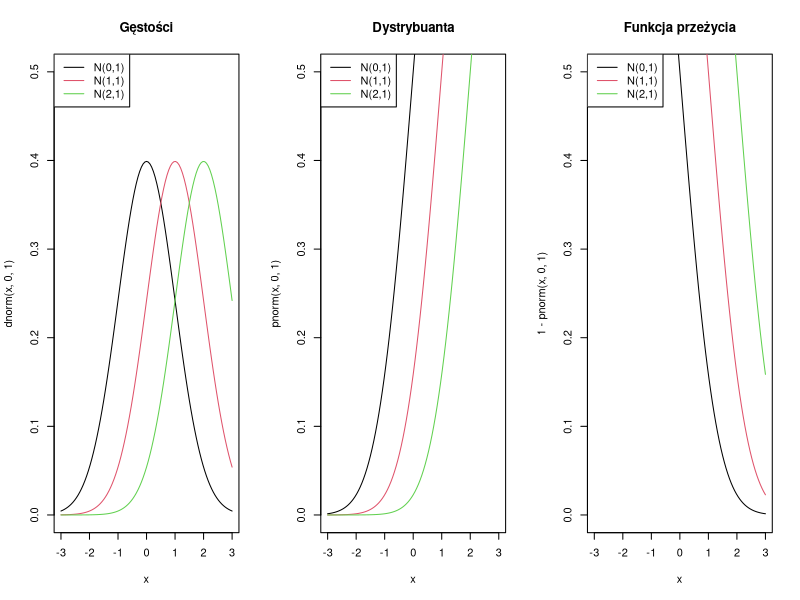
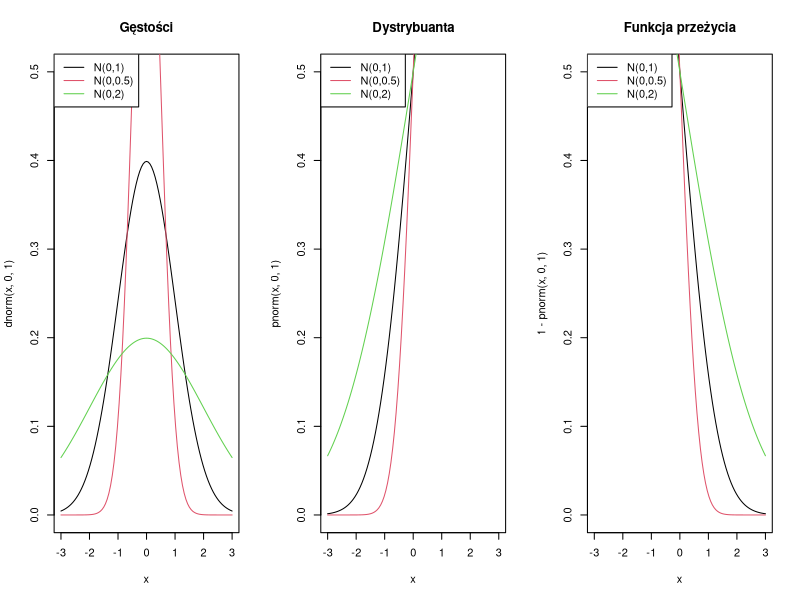
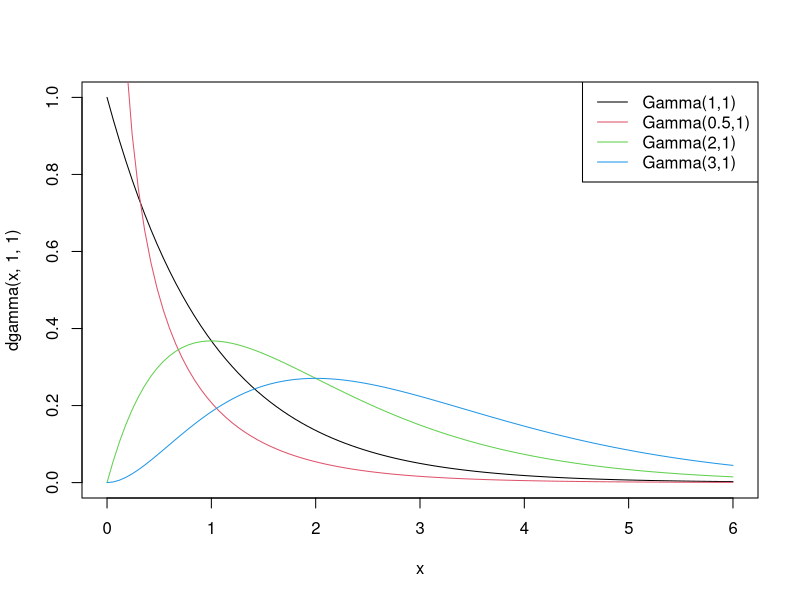
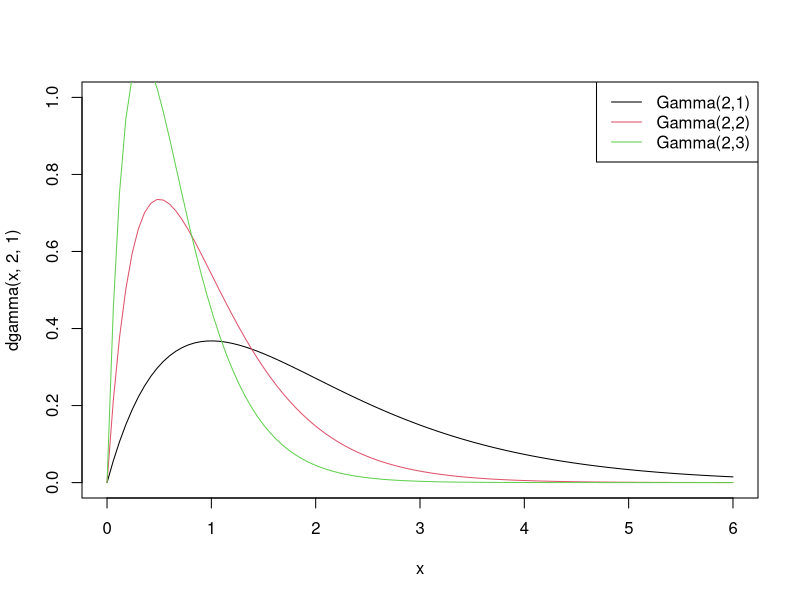
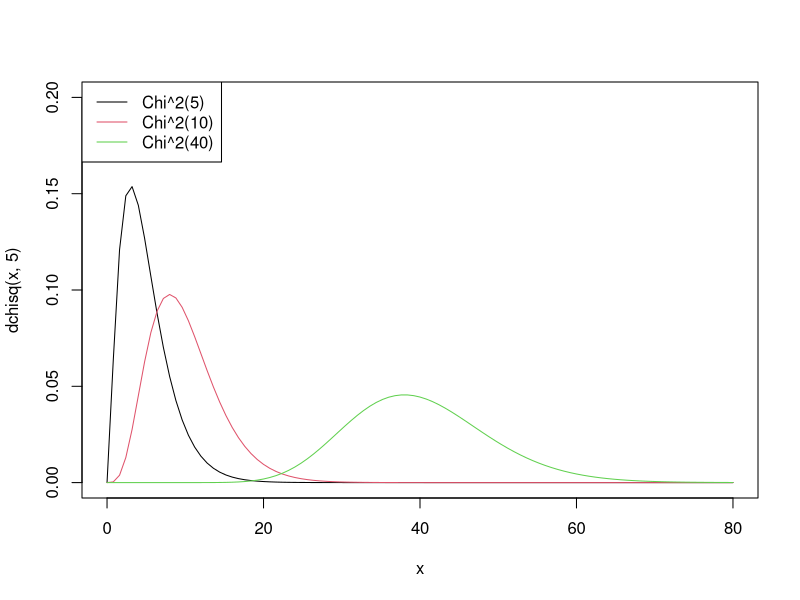
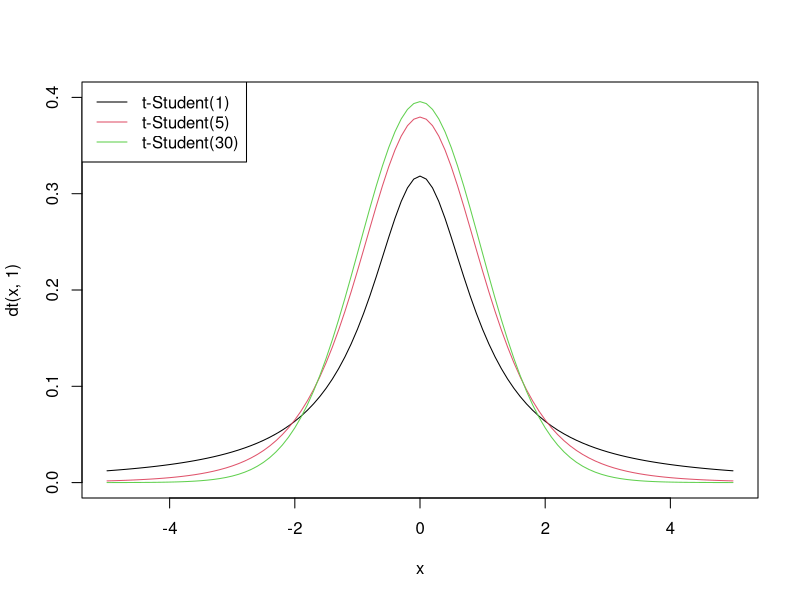
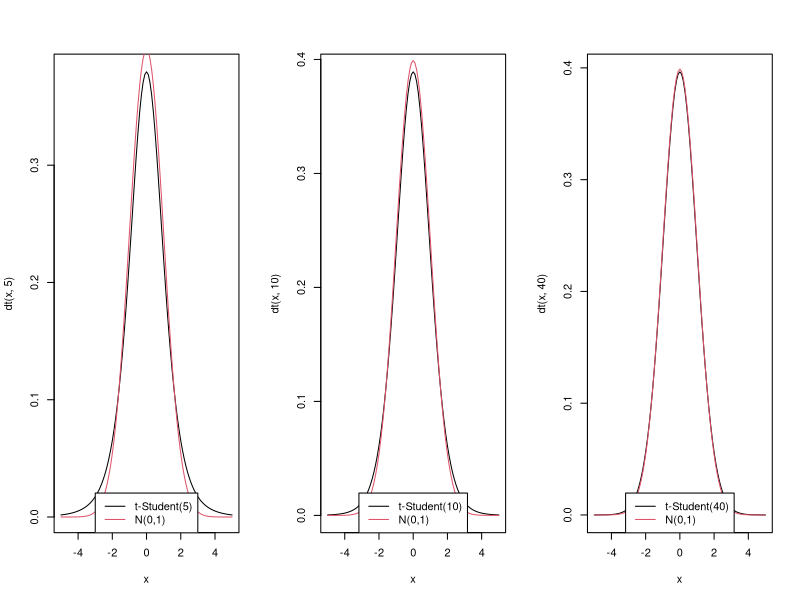
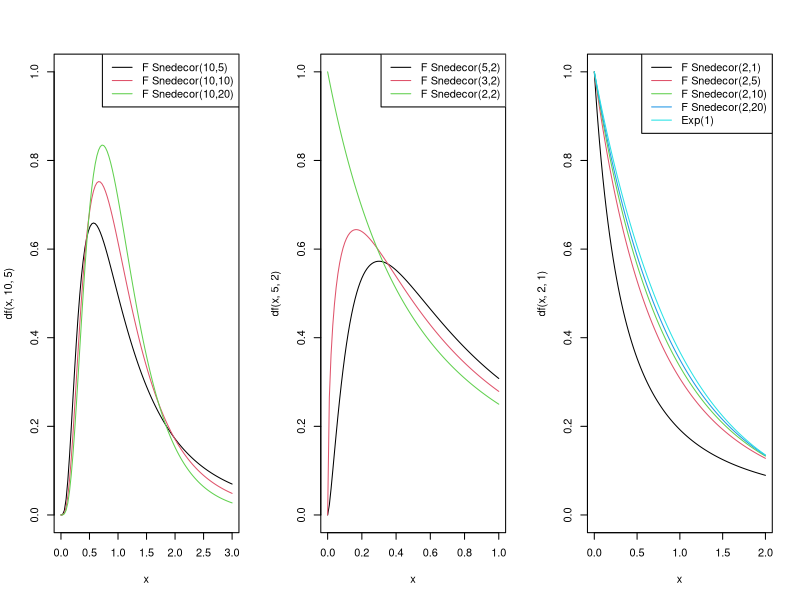

The R script that drew these images, in order:
###########################################
###       STATYSTYKA MATEMATYCZNA       ###
###           LABORATORIUM 1            ###
###########################################


# Cel: wybrane rozkłady prawdopodobieństwa --------------------------------

# nrom - rozkład normalny
# chisq - rozkład chi-kwadrat
# gamma - rozkład gamma
# exp - rozkład wykładniczy
# f - rozkład F-Snedecora

# d - gęstość f(x) lub rozkład prawdopodobieństwa P(X=x)
# p - dystrybuanta F(x) = P(X<=x)
# q - funkcja kwantylowa F^{1}(p)
# r - generowanie liczb pseudolosowych


# Zadanie 1 ---------------------------------------------------------------

# a) N(0, 1), N(1, 1), N(2, 1)

par(mfrow = c(1, 3))

# gęstość

#?curve
# curve can plot also an expression in the variable x

curve(dnorm(x, 0, 1), xlim = c(-3, 3), ylim = c(0, 0.5), col = 1)
curve(dnorm(x, 1, 1), xlim = c(-3, 3), col = 2, add = TRUE)
curve(dnorm(x, 2, 1), xlim = c(-3, 3), col = 3, add = TRUE)
legend("topleft", c("N(0,1)","N(1,1)", "N(2,1)"), lty=1, col=1:3, text.col=1)

title("Gęstości")


# dystrybuanta

curve(pnorm(x, 0, 1), xlim = c(-3, 3), ylim = c(0, 0.5), col = 1)
curve(pnorm(x, 1, 1), xlim = c(-3, 3), col = 2, add = TRUE)
curve(pnorm(x, 2, 1), xlim = c(-3, 3), col = 3, add = TRUE)
legend("topleft", c("N(0,1)","N(1,1)", "N(2,1)"), lty=1, col=1:3, text.col=1)

title("Dystrybuanta")


# funkcja przeżycia 

curve(1 - pnorm(x, 0, 1), xlim = c(-3, 3), ylim = c(0, 0.5), col = 1)
curve(1 - pnorm(x, 1, 1), xlim = c(-3, 3), col = 2, add = TRUE)
curve(1 - pnorm(x, 2, 1), xlim = c(-3, 3), col = 3, add = TRUE)
legend("topleft", c("N(0,1)","N(1,1)", "N(2,1)"), lty=1, col=1:3, text.col=1)

title("Funkcja przeżycia")


# b) N(0, 1), N(0, 0.5), N(0, 2)

par(mfrow = c(1, 3))

# gęstość

curve(dnorm(x, 0, 1), xlim = c(-3, 3), ylim = c(0, 0.5), col = 1)
curve(dnorm(x, 0, 0.5), xlim = c(-3, 3), col = 2, add = TRUE)
curve(dnorm(x, 0, 2), xlim = c(-3, 3), col = 3, add = TRUE)
legend("topleft", c("N(0,1)","N(0,0.5)", "N(0,2)"), lty=1, col=1:3, text.col=1)

title("Gęstości")


# dystrybuanta

curve(pnorm(x, 0, 1), xlim = c(-3, 3), ylim = c(0, 0.5), col = 1)
curve(pnorm(x, 0, 0.5), xlim = c(-3, 3), col = 2, add = TRUE)
curve(pnorm(x, 0, 2), xlim = c(-3, 3), col = 3, add = TRUE)
legend("topleft", c("N(0,1)","N(0,0.5)", "N(0,2)"), lty=1, col=1:3, text.col=1)

title("Dystrybuanta")


# funkcja przeżycia

curve(1 - pnorm(x, 0, 1), xlim = c(-3, 3), ylim = c(0, 0.5), col = 1)
curve(1 - pnorm(x, 0, 0.5), xlim = c(-3, 3), col = 2, add = TRUE)
curve(1 - pnorm(x, 0, 2), xlim = c(-3, 3), col = 3, add = TRUE)
legend("topleft", c("N(0,1)","N(0,0.5)", "N(0,2)"), lty=1, col=1:3, text.col=1)

title("Funkcja przeżycia")


# Zadanie 2 ---------------------------------------------------------------

pnorm(3, 0, 1) - pnorm(-3, 0, 1)


# Zadanie 3 ---------------------------------------------------------------

# a) 
pnorm(179, 173, 6)

# b)
pnorm(180, 173, 6) - pnorm(167, 173, 6)

# c)
1 - pnorm(181, 173, 6)

# d)
qnorm(0.6, 173, 6)


# Zadanie 4 ---------------------------------------------------------------

# a)
qnorm(0.95, 0, 1)

# b)
qnorm(0.975, 0, 1)

# c)
?qt
qt(0.95, 10)

# d)
qt(0.99, 20)

# e)
?qchisq
qchisq(0.9, 4)

# f)
qchisq(0.95, 10)

# g)
?qf
qf(0.95, 2, 10)

# h)
qf(0.99, 3, 18)


# Zadanie 5 ---------------------------------------------------------------

?dgamma

# a)

par(mfrow = c(1, 1))
curve(dgamma(x, 1, 1), xlim = c(0, 6), ylim = c(0, 1), col = 1)
curve(dgamma(x, 0.5, 1), xlim = c(0, 6), col = 2, add = TRUE)
curve(dgamma(x, 2, 1), xlim = c(0, 6), col = 3, add = TRUE)
curve(dgamma(x, 3, 1), xlim = c(0, 6), col = 4, add = TRUE)
legend("topright", c("Gamma(1,1)","Gamma(0.5,1)", "Gamma(2,1)", "Gamma(3,1)"), lty=1, col=1:4, text.col=1)


# b)

par(mfrow = c(1, 1))
curve(dgamma(x, 2, 1), xlim = c(0, 6), ylim = c(0, 1), col = 1)
curve(dgamma(x, 2, 2), xlim = c(0, 6), col = 2, add = TRUE)
curve(dgamma(x, 2, 3), xlim = c(0, 6), col = 3, add = TRUE)
legend("topright", c("Gamma(2,1)","Gamma(2,2)", "Gamma(2,3)"), lty=1, col=1:3, text.col=1)


# Zadanie 6 ---------------------------------------------------------------

?dchisq

# a)

par(mfrow = c(1, 1))
curve(dchisq(x, 5), xlim = c(0, 80), ylim = c(0, 0.2), col = 1)
curve(dchisq(x, 10), xlim = c(0, 80), col = 2, add = TRUE)
curve(dchisq(x, 40), xlim = c(0, 80), col = 3, add = TRUE)
legend("topleft", c("Chi^2(5)","Chi^2(10)", "Chi^2(40)"), lty=1, col=1:3, text.col=1)

# b)


# Zadanie 7 ---------------------------------------------------------------

par(mfrow = c(1, 1))
curve(dt(x, 1), xlim = c(-5, 5), ylim = c(0, 0.4), col = 1)
curve(dt(x, 5), col = 2, add = TRUE)
curve(dt(x, 30), col = 3, add = TRUE)
legend("topleft", c("t-Student(1)","t-Student(5)", "t-Student(30)"), lty=1, col=1:3, text.col=1)


par(mfrow = c(1, 3))

curve(dt(x, 5), xlim = c(-5, 5), col = 1)
curve(dnorm(x, 0, 1), xlim = c(-5, 5), col = 2, add = TRUE)
legend("bottom", c("t-Student(5)", "N(0,1)"), lty = 1, col = 1:2, text.col = 1)

curve(dt(x, 10), xlim = c(-5, 5), col = 1)
curve(dnorm(x, 0, 1), xlim = c(-5, 5), col = 2, add = TRUE)
legend("bottom", c("t-Student(10)", "N(0,1)"), lty = 1, col = 1:2, text.col = 1)

curve(dt(x, 40), xlim = c(-5, 5), col = 1)
curve(dnorm(x, 0, 1), xlim = c(-5, 5), col = 2, add = TRUE)
legend("bottom", c("t-Student(40)", "N(0,1)"), lty = 1, col = 1:2, text.col = 1)



# Zadanie 8 ---------------------------------------------------------------

par(mfrow = c(1, 3))

# a)
curve(df(x, 10, 5), ylim = c(0, 1), xlim = c(0, 3), col = 1)
curve(df(x, 10, 10), col = 2, add = TRUE)
curve(df(x, 10, 20), col = 3, add = TRUE)
legend("topright", c("F Snedecor(10,5)","F Snedecor(10,10)", "F Snedecor(10,20)"), lty = 1, col = 1:3, text.col = 1)


# b)
curve(df(x, 5, 2), ylim = c(0, 1), col = 1)
curve(df(x, 3, 2), col = 2, add = TRUE)
curve(df(x, 2, 2), col = 3, add = TRUE)
legend("topright", c("F Snedecor(5,2)","F Snedecor(3,2)", "F Snedecor(2,2)"), lty = 1, col = 1:3, text.col = 1)


# c)
curve(df(x, 2, 1), ylim = c(0, 1), xlim = c(0, 2), col= 1)
curve(df(x, 2, 5), col = 2, add = TRUE)
curve(df(x, 2, 10), col = 3, add = TRUE)
curve(df(x, 2, 20), col = 4, add = TRUE)
curve(dexp(x, 1), col = 5, add = TRUE)
legend("topright", c("F Snedecor(2,1)","F Snedecor(2,5)", "F Snedecor(2,10)", "F Snedecor(2,20)", "Exp(1)"), lty = 1, col = 1:5, text.col = 1)


# Zadanie 9 ---------------------------------------------------------------

par(mfrow = c(1, 1))
curve(dbeta(x, 1, 1), ylim = c(0, 3), xlim = c(0, 1), col = 1)
curve(dbeta(x, 2, 2), col = 2, add = TRUE)
curve(dbeta(x, 2, 5), col = 3, add = TRUE)
curve(dbeta(x, 5, 2), col = 4, add = TRUE)
legend("topright", c("Beta(1,1)","Beta(2,2)", "Beta(2,5)", "Beta(5,2)"), lty = 1, col = 1:5, text.col = 1)


# Zadanie 10 --------------------------------------------------------------

par(mfrow = c(1, 1)) 
x <- 0:15
barplot(dbinom(x, 10, 0.5), ylim = c(0, 0.3), xlim = c(0, 20), col = rgb(0, 0, 0, alpha = 0.5))
barplot(dbinom(x, 10, 0.25), col = rgb(1, 0, 0, alpha = 0.5), add = TRUE)
barplot(dbinom(x, 50, 0.25), col = rgb(0, 1, 0, alpha = 0.5), add = TRUE)

